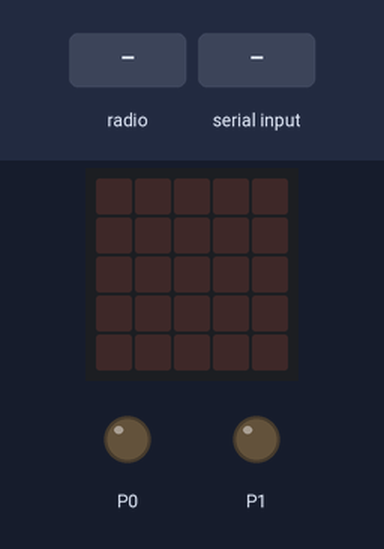
The program below on a simulated BBC micro:bit (MakeCode). Shown: the board's 5×5 LED display, output pins drawn as LEDs (lit = HIGH). The test bench sets the inputs (shaded band).

Above: at 1.2 s.
1.3 s: radio message "1" arrives
At 2.5 s:
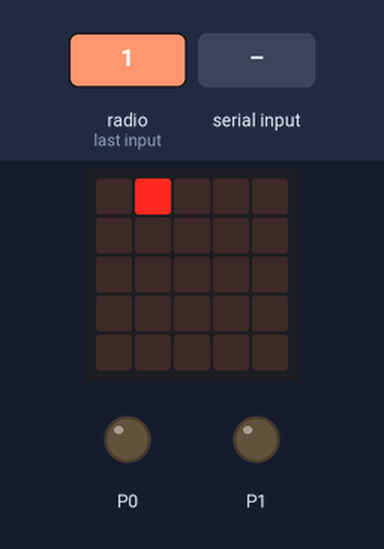
2.8 s: radio message "50" arrives
At 3.7 s:
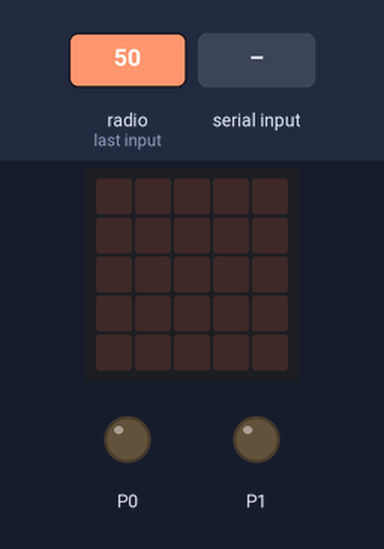
4.3 s: "5\n" received over the second serial link
Timing chart, 0 to 7.3 s (numbered marks = the images above; inputs shaded):
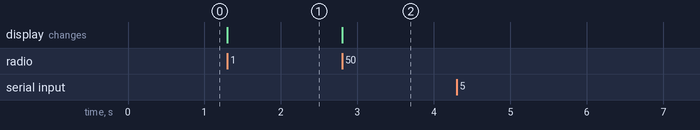

Measured:
- after the input at 1.3 s, the display: changes at once (image 1)
- after the input at 2.8 s, the display: changes at once (image 2)

The program:

main.ts
```typescript
serial.onDataReceived(serial.delimiters(Delimiters.NewLine), function () {
    UartRxStr = serial.readUntil(serial.delimiters(Delimiters.NewLine)).split(" ")
    LL = parseFloat(UartRxStr[1])
    RR = parseFloat(UartRxStr[2])
    pins.analogWritePin(AnalogPin.P0, LL)
    pins.analogWritePin(AnalogPin.P1, RR)
})
radio.onReceivedString(function (receivedString) {
    led.unplot(x, y)
    BtRxStr = receivedString.split(",")
    x = parseFloat(BtRxStr[0])
    y = parseFloat(BtRxStr[1])
    led.plot(x, y)
    if (x != x0 || y != y0) {
        serial.writeLine("R " + convertToText(x * 25) + " " + convertToText(y * 25))
        x0 = x
        y0 = y
    }
})
/**
 * STMへ送受信
 *
 * P15:Tx ー＞Ｒ 50 50
 *
 * P14:Rx
 */
let BtRxStr: string[] = []
let y = 0
let x = 0
let RR = 0
let LL = 0
let UartRxStr: string[] = []
let y0 = 0
let x0 = 0
radio.setGroup(1)
serial.redirect(
SerialPin.P15,
SerialPin.P14,
BaudRate.BaudRate115200
)
serial.setTxBufferSize(32)
serial.setRxBufferSize(32)
x0 = 2
y0 = 2
serial.writeLine("R 50 50")
```

test.ts
```typescript
// テストはここに来ます。このパッケージが拡張機能として使用されるときにはコンパイルされません。
```
